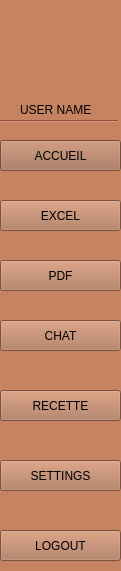
     <widget class="QWidget" name="widget" native="true">
      <property name="geometry">
       <rect>
        <x>0</x>
        <y>0</y>
        <width>121</width>
        <height>571</height>
       </rect>
      </property>
      <property name="styleSheet">
       <string notr="true">background-color: rgb(197, 131, 98);</string>
      </property>
      <widget class="QPushButton" name="pb_excel">
       <property name="geometry">
        <rect>
         <x>0</x>
         <y>200</y>
         <width>121</width>
         <height>31</height>
        </rect>
       </property>
       <property name="cursor">
        <cursorShape>PointingHandCursor</cursorShape>
       </property>
       <property name="styleSheet">
        <string notr="true">font:16pt &quot;Gabriola&quot;;
background-color: rgb(172, 114, 85);</string>
       </property>
       <property name="text">
        <string>EXCEL</string>
       </property>
       <property name="icon">
        <iconset>
         <normaloff>../../icon excel.png</normaloff>../../icon excel.png</iconset>
       </property>
       <property name="iconSize">
        <size>
         <width>40</width>
         <height>20</height>
        </size>
       </property>
      </widget>
      <widget class="QPushButton" name="pb_pdf">
       <property name="geometry">
        <rect>
         <x>0</x>
         <y>260</y>
         <width>121</width>
         <height>31</height>
        </rect>
       </property>
       <property name="cursor">
        <cursorShape>PointingHandCursor</cursorShape>
       </property>
       <property name="styleSheet">
        <string notr="true">font:16pt &quot;Gabriola&quot;;

background-color: rgb(172, 114, 85);</string>
       </property>
       <property name="text">
        <string>PDF</string>
       </property>
       <property name="icon">
        <iconset>
         <normaloff>../../PDF ICON.png</normaloff>../../PDF ICON.png</iconset>
       </property>
       <property name="iconSize">
        <size>
         <width>40</width>
         <height>25</height>
        </size>
       </property>
      </widget>
      <widget class="QPushButton" name="pb_recette">
       <property name="geometry">
        <rect>
         <x>0</x>
         <y>390</y>
         <width>121</width>
         <height>31</height>
        </rect>
       </property>
       <property name="cursor">
        <cursorShape>PointingHandCursor</cursorShape>
       </property>
       <property name="styleSheet">
        <string notr="true">font:16pt &quot;Gabriola&quot;;
background-color: rgb(172, 114, 85);</string>
       </property>
       <property name="text">
        <string>RECETTE</string>
       </property>
       <property name="icon">
        <iconset>
         <normaloff>../../ICONE DINARS.png</normaloff>../../ICONE DINARS.png</iconset>
       </property>
       <property name="iconSize">
        <size>
         <width>20</width>
         <height>20</height>
        </size>
       </property>
      </widget>
      <widget class="Line" name="line_4">
       <property name="geometry">
        <rect>
         <x>0</x>
         <y>120</y>
         <width>118</width>
         <height>3</height>
        </rect>
       </property>
       <property name="orientation">
        <enum>Qt::Horizontal</enum>
       </property>
      </widget>
      <widget class="QLabel" name="label_14">
       <property name="geometry">
        <rect>
         <x>10</x>
         <y>0</y>
         <width>101</width>
         <height>101</height>
        </rect>
       </property>
       <property name="text">
        <string/>
       </property>
       <property name="pixmap">
        <pixmap>../../username 1.png</pixmap>
       </property>
      </widget>
      <widget class="QLabel" name="label_username">
       <property name="geometry">
        <rect>
         <x>20</x>
         <y>100</y>
         <width>81</width>
         <height>20</height>
        </rect>
       </property>
       <property name="styleSheet">
        <string notr="true">font: 14pt &quot;Gabriola&quot;;</string>
       </property>
       <property name="text">
        <string>USER NAME</string>
       </property>
      </widget>
      <widget class="QPushButton" name="pb_chat">
       <property name="geometry">
        <rect>
         <x>0</x>
         <y>320</y>
         <width>121</width>
         <height>31</height>
        </rect>
       </property>
       <property name="cursor">
        <cursorShape>PointingHandCursor</cursorShape>
       </property>
       <property name="styleSheet">
        <string notr="true">font: 16pt &quot;Gabriola&quot;;
background-color: rgb(172, 114, 85);</string>
       </property>
       <property name="text">
        <string>CHAT</string>
       </property>
       <property name="icon">
        <iconset>
         <normaloff>../../icon chat.png</normaloff>../../icon chat.png</iconset>
       </property>
       <property name="iconSize">
        <size>
         <width>40</width>
         <height>25</height>
        </size>
       </property>
      </widget>
      <widget class="QPushButton" name="pushButton_deconnexion">
       <property name="geometry">
        <rect>
         <x>0</x>
         <y>530</y>
         <width>121</width>
         <height>31</height>
        </rect>
       </property>
       <property name="cursor">
        <cursorShape>PointingHandCursor</cursorShape>
       </property>
       <property name="styleSheet">
        <string notr="true">font: 16pt &quot;Gabriola&quot;;
background-color: rgb(172, 114, 85);</string>
       </property>
       <property name="text">
        <string>LOGOUT</string>
       </property>
      </widget>
      <widget class="QPushButton" name="pb_accueil">
       <property name="geometry">
        <rect>
         <x>0</x>
         <y>140</y>
         <width>121</width>
         <height>31</height>
        </rect>
       </property>
       <property name="cursor">
        <cursorShape>PointingHandCursor</cursorShape>
       </property>
       <property name="styleSheet">
        <string notr="true">background-color: rgb(162, 108, 80);
font:16pt &quot;Gabriola&quot;;</string>
       </property>
       <property name="text">
        <string>ACCUEIL</string>
       </property>
      </widget>
      <widget class="QPushButton" name="pb_configuration">
       <property name="geometry">
        <rect>
         <x>0</x>
         <y>460</y>
         <width>121</width>
         <height>31</height>
        </rect>
       </property>
       <property name="cursor">
        <cursorShape>PointingHandCursor</cursorShape>
       </property>
       <property name="styleSheet">
        <string notr="true">font:15pt &quot;Gabriola&quot;;
background-color: rgb(172, 114, 85);</string>
       </property>
       <property name="text">
        <string>SETTINGS</string>
       </property>
      </widget>
     </widget>
